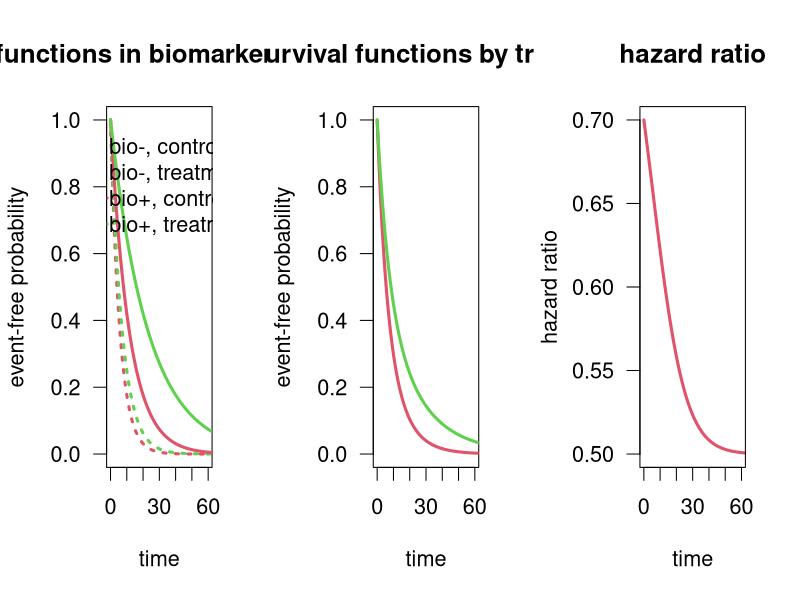

This chart was generated by the following R code:
# script to illustrate non-proportional hazards in biomarkers subgroups

# biomarker negatives
m1 <- 4
hr1 <- 0.8
m2 <- m1 / hr1
lam1 <- log(2) / m1
lam2 <- log(2) / m2

# biomarker positives
m3 <- 8
hr2 <- 0.5
m4 <- m3 / hr2
lam3 <- log(2) / m3
lam4 <- log(2) / m4

xs <- seq(0, 100, by = 0.01)
S1 <- 1 - pexp(xs, rate = lam1)
S2 <- 1 - pexp(xs, rate = lam2)
S3 <- 1 - pexp(xs, rate = lam3)
S4 <- 1 - pexp(xs, rate = lam4)

# plot survival functions by biomarkers subgroup and treatment
par(mfrow = c(1, 3), las = 1, cex = 1.3)
plot(0, 0, type = "n", xlim = c(0, 60), ylim = c(0, 1), xlab = "time", ylab = "event-free probability", main = "survival functions in biomarkers subgroups")

lines(xs, S1, type = "l", col = 2, lty = 3, lwd = 3)
lines(xs, S2, type = "l", col = 3, lty = 3, lwd = 3)

lines(xs, S3, type = "l", col = 2, lty = 1, lwd = 3)
lines(xs, S4, type = "l", col = 3, lty = 1, lwd = 3)

legend(-20, 1, c("bio-, control", "bio-, treatment", "bio+, control", "bio+, treatment"), bty = "n", 
       col = c(2, 3, 2, 3), lty = c(3, 3, 1, 1), seg.len = 0.5, lwd = 3, x.intersp = 0.1)

# marginal survival functions
p <- 1 / 2
S5 <- p * S1 + (1 - p) * S3
S6 <- p * S2 + (1 - p) * S4

plot(0, 0, type = "n", xlim = c(0, 60), ylim = c(0, 1), xlab = "time", ylab = "event-free probability", main = "marginal survival functions by treatment group")
lines(xs, S5, type = "l", col = 2, lty = 1, lwd = 3)
lines(xs, S6, type = "l", col = 3, lty = 1, lwd = 3)

# compute hazards using h(t) = dS(t) / dt * (S(t)) ^ (-1)
h5 <- (p * lam1 * S1 + (1 - p) * lam3 * S3) / (p * S1 + (1 - p) * S3)
h6 <- (p * lam2 * S2 + (1 - p) * lam4 * S4) / (p * S2 + (1 - p) * S4)

# plot hazard ratio
plot(xs, h6 / h5, type = "l", xlab = "time", ylab = "hazard ratio", lwd = 3, col = 2, main = "hazard ratio", xlim = c(0, 60))



